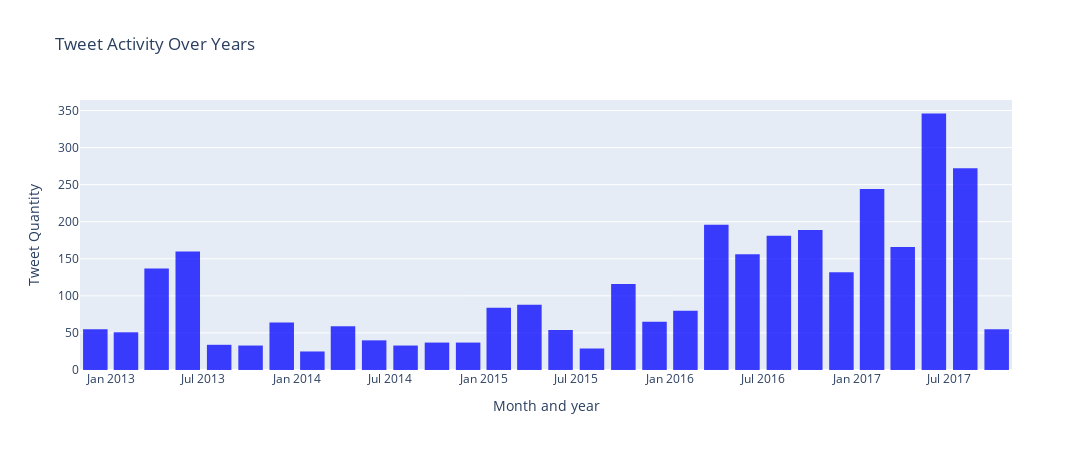

Source (notebook cell):
### Code cell
'''import plotly.plotly as py
import plotly.graph_objs as go
'''
df['Time'] = pd.to_datetime(df['Time'], format='%y-%m-%d %H:%M:%S')
tweetsT = df['Time']

trace = go.Histogram(
    x=tweetsT,
    marker=dict(
        color='blue'
    ),
    opacity=0.75
)

layout = go.Layout(
    title='Tweet Activity Over Years',
    height=450,
    width=1200,
    xaxis=dict(
        title='Month and year'
    ),
    yaxis=dict(
        title='Tweet Quantity'
    ),
    bargap=0.2,
)

data = [trace]

fig = go.Figure(data=data, layout=layout)
py.offline.iplot(fig)

### Figure 1 — Plotly figure (JSON) as saved in the notebook; plotly's stock layout.template omitted (floating-point values rounded to 4 significant figures; data arrays with more than 128 entries replaced by an {"elided": "..."} marker saying what was removed)
{"data": [{"marker": {"color": "blue"}, "opacity": 0.75, "type": "histogram", "x": {"elided": "3218 str values"}}], "layout": {"bargap": 0.2, "height": 450, "title": {"text": "Tweet Activity Over Years"}, "width": 1200, "xaxis": {"title": {"text": "Month and year"}}, "yaxis": {"title": {"text": "Tweet Quantity"}}}}
